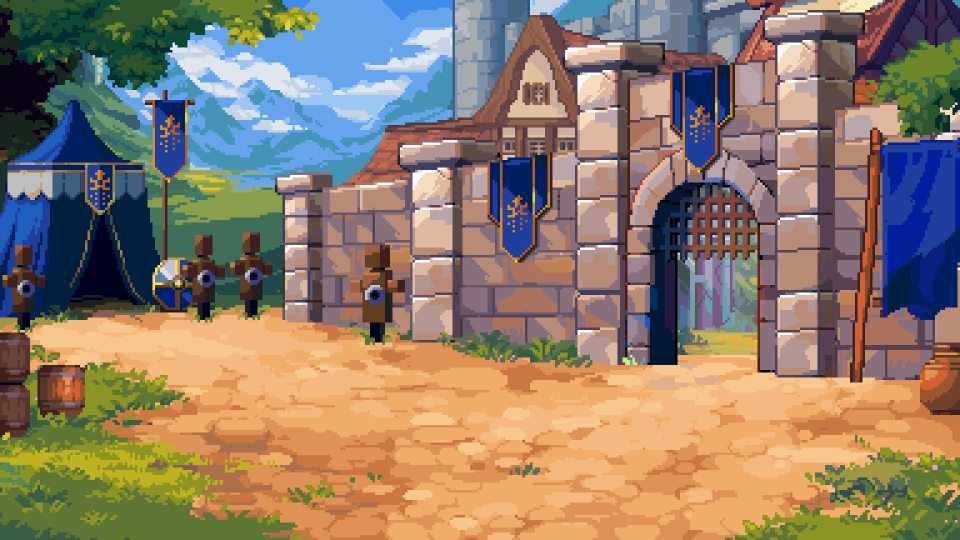
#> input picture kit/pause/assets/vit_hd.gif, 1920 x 1080 px, found by its file name (shown at 1/2 size)
$ python render.py
#> lines starting #> are read from the running program, lines starting #| are printed output that depends on the picture
### kit/fork1/common.py
import os, glob, math, json, subprocess, random
from PIL import Image, ImageDraw, ImageFont, ImageEnhance, ImageFilter
SP = '/tmp/claude-0/-home-claude/3d9a853e-960c-501e-b487-63abffb4f487/scratchpad/'
FONT = SP + 'npmfont/ps/package/files/PressStart2P.ttf'; A = SP + 'pause/assets/'; PL = SP + 'pixellab/'
W, H, FPS = 1080, 1920, 30
_fc = {}
def F(s):
    if s not in _fc: _fc[s] = ImageFont.truetype(FONT, s)
    return _fc[s]
def crop(im): return im.crop(im.getbbox())
def up(im, k): return im.resize((max(1, int(im.width * k)), max(1, int(im.height * k))), Image.NEAREST)
def layer(img, fn):
    L = Image.new('RGBA', img.size, (0, 0, 0, 0)); fn(ImageDraw.Draw(L)); img.alpha_composite(L)
def ctext(d, x, y, t, f, fill=(255, 255, 255), sw=6, a=255, sc=(20, 15, 35)):
    w = d.textlength(t, font=f); d.text((x - w / 2, y), t, font=f, fill=tuple(fill[:3]) + (a,), stroke_width=sw, stroke_fill=tuple(sc[:3]) + (a,))
# [7 lines left out: function text_layer, not called in this run]
def gif_frames(path, scale=None, h=None):
    im = Image.open(path); fr = []
    for i in range(im.n_frames): im.seek(i); fr.append(im.convert('RGBA'))
    if h is not None:
        bb = None
        for f in fr:
            b = f.getbbox(); bb = b if bb is None else (min(bb[0], b[0]), min(bb[1], b[1]), max(bb[2], b[2]), max(bb[3], b[3]))
        fr = [f.crop(bb) for f in fr]; k = h / fr[0].height
        return [f.resize((max(1, int(f.width * k)), h), Image.NEAREST) for f in fr]
    if scale: fr = [up(f, scale) for f in fr]
    return fr
IDLE_FILE = {'joy': 'idle_0.gif', 'cyrus': 'idle_1.gif', 'ray': 'idle_2.gif', 'cleo': 'idle_3.gif', 'hollow': 'idle_9.gif'}
# [4 lines left out: function idle, not called in this run]
VIC = {'joy': 'vic_Victory_Pose.gif', 'cyrus': 'vic_VictoryPose_1_2f3491a2-9eb4-4ed3-a96d-f50d84bb993a.gif', 'cleo': 'vic_victoryPose.gif', 'ray': 'vic_victoryPose_1.gif', 'hollow': 'hollow-victory.gif'}
def vic(g, h): return gif_frames(A + VIC[g], h=h)
def seq(d, k=2, lo=1, hi=None):
    fs = sorted(glob.glob(d + '/*.png'))[lo:hi]
    return [up(Image.open(p).convert('RGBA'), k) for p in fs]
GUMK = ['mush', 'acv', 'mel', 'cre', 'gold']
def gummy(kind, k=2): return up(Image.open(PL + f'gummies/pick_{kind}.png').convert('RGBA'), k)
def bg_frames(name, size, box=None, step=1, bright=1.0, blur=0):
    im = Image.open(A + name); out = []
    for i in range(0, im.n_frames, step):
        im.seek(i); f = im.convert('RGB')
        if box: f = f.crop(box)
        f = f.resize(size, Image.NEAREST)
        if bright != 1.0: f = ImageEnhance.Brightness(f).enhance(bright)
        if blur: f = f.filter(ImageFilter.GaussianBlur(blur))
        out.append(f.convert('RGBA'))
    return out
class Writer:
    def __init__(self, path):
        self.p = subprocess.Popen(['ffmpeg', '-y', '-loglevel', 'error', '-f', 'rawvideo', '-pix_fmt', 'rgb24', '-s', f'{W}x{H}', '-r', str(FPS), '-i', '-',
                                   '-c:v', 'libx264', '-preset', 'veryfast', '-crf', '18', '-pix_fmt', 'yuv420p', path], stdin=subprocess.PIPE)
    def write(self, img): self.p.stdin.write(img.convert('RGB').tobytes())
    def close(self): self.p.stdin.close(); self.p.wait()
# [9 lines left out: functions mix, ship, not called in this run]
def sheet(mp4, out, n=8, cols=8):
    d = float(subprocess.run(['ffprobe', '-v', 'error', '-show_entries', 'format=duration', '-of', 'csv=p=0', mp4], capture_output=True, text=True).stdout)
    subprocess.run(['ffmpeg', '-y', '-loglevel', 'error', '-i', mp4, '-vf', f'fps={n}/{d},scale=270:480,tile={cols}x{max(1, n // cols)}', '-frames:v', '1', out])

### kit/fork_b9/v92/render.py
import sys; sys.path.insert(0, '../../fork_a7')
from common7 import *
import numpy as np
SEED = int(sys.argv[1]) if len(sys.argv) > 1 else 3
rnd = random.Random(SEED)
# ---------------- geometry: arched window
X0, X1, YR, YB, CXW = 150, 930, 790, 1560, 540; RA = (X1 - X0) // 2
WX0, WY0 = X0, int(YR - RA); WW, WH = X1 - X0, YB - WY0
def inside(x, y): return (X0 <= x <= X1 and YR <= y <= YB) or ((x - CXW) ** 2 + (y - YR) ** 2 <= RA ** 2 and y < YR)
CELL = 10; GW, GH = WW // CELL, WH // CELL
INSIDE = np.zeros((GH, GW), bool)
for j in range(GH):
    for i in range(GW): INSIDE[j, i] = inside(WX0 + i * CELL + 5, WY0 + j * CELL + 5)
NTOT = INSIDE.sum()
MASKW = Image.new('L', (WW, WH), 0); md = ImageDraw.Draw(MASKW)
#> after `MASKW = Image.new('L', (WW, WH), 0)`: MASKW: PIL image 780x1160 L; every value is 0
md.rectangle([0, YR - WY0, WW, WH], fill=255); md.ellipse([0, 0, WW, 2 * RA], fill=255)
# ---------------- reveal scene: Cleo at the castle gate (Liza's vit_hd)
REV = bg_frames('vit_hd.gif', (WW, WH), box=(900, 0, 1608, 1080), step=2)
#> in bg_frames, im is the input picture: PIL image 1920x1080 P; mean R, G, B 142.1, 125.2, 107.4
#> the loop in bg_frames, `for i in range(0, im.n_frames, step):` made 24 passes
#> pass 1, in bg_frames, `if box: f = f.crop(box)`:
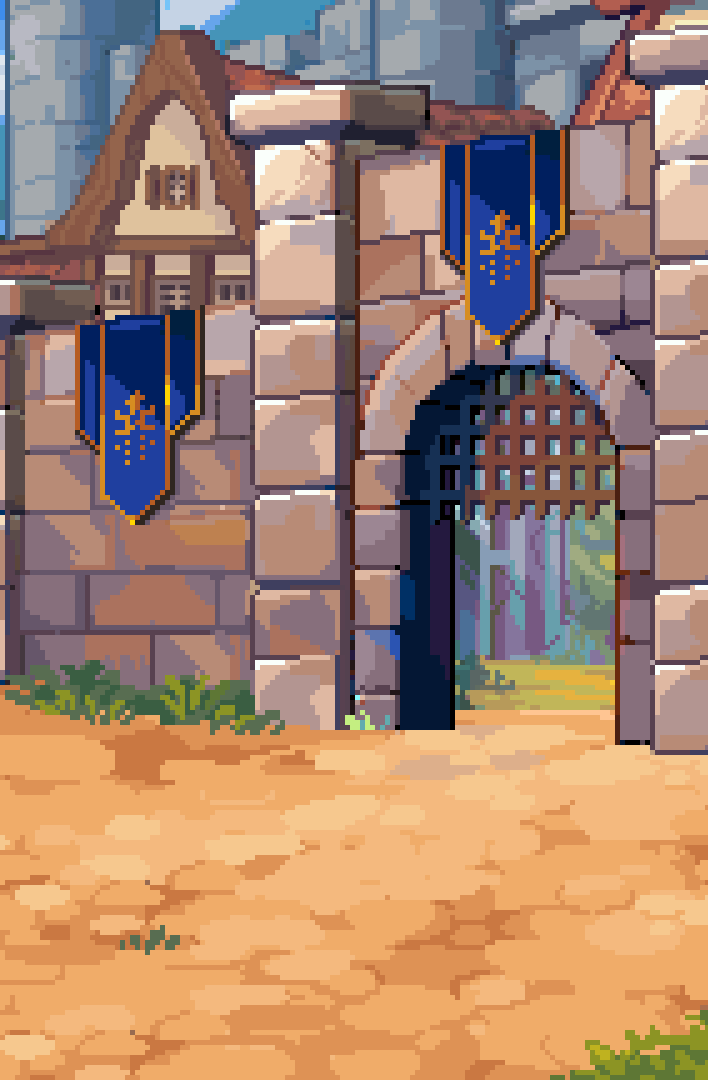
#> f: PIL image 708x1080 RGB; mean R, G, B 164.8, 132.5, 113.3
#> after the loop in bg_frames, `for i in range(0, im.n_frames, step):`: out = 24 items
#> REV = 24 items
CLEOV = vic('cleo', 380); CLEO_STAND = idle('cleo', 4)
#> (the run stopped early here; a loop or call above may not have finished)
